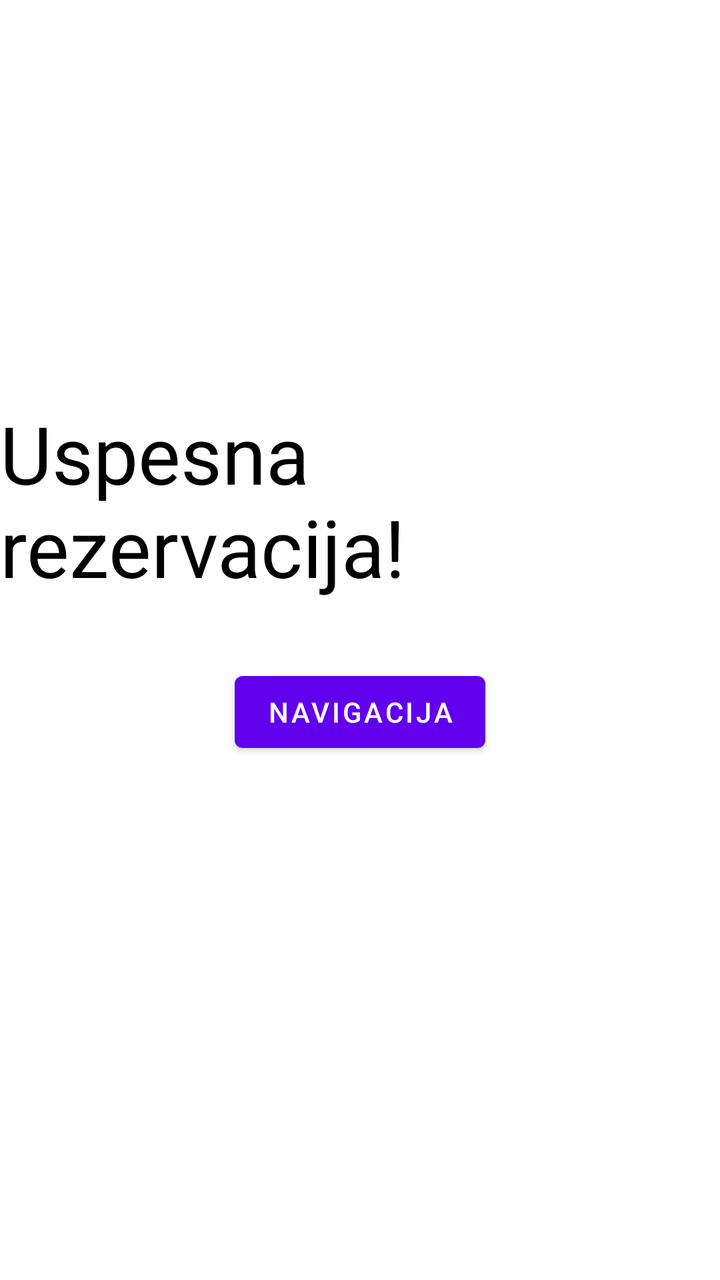
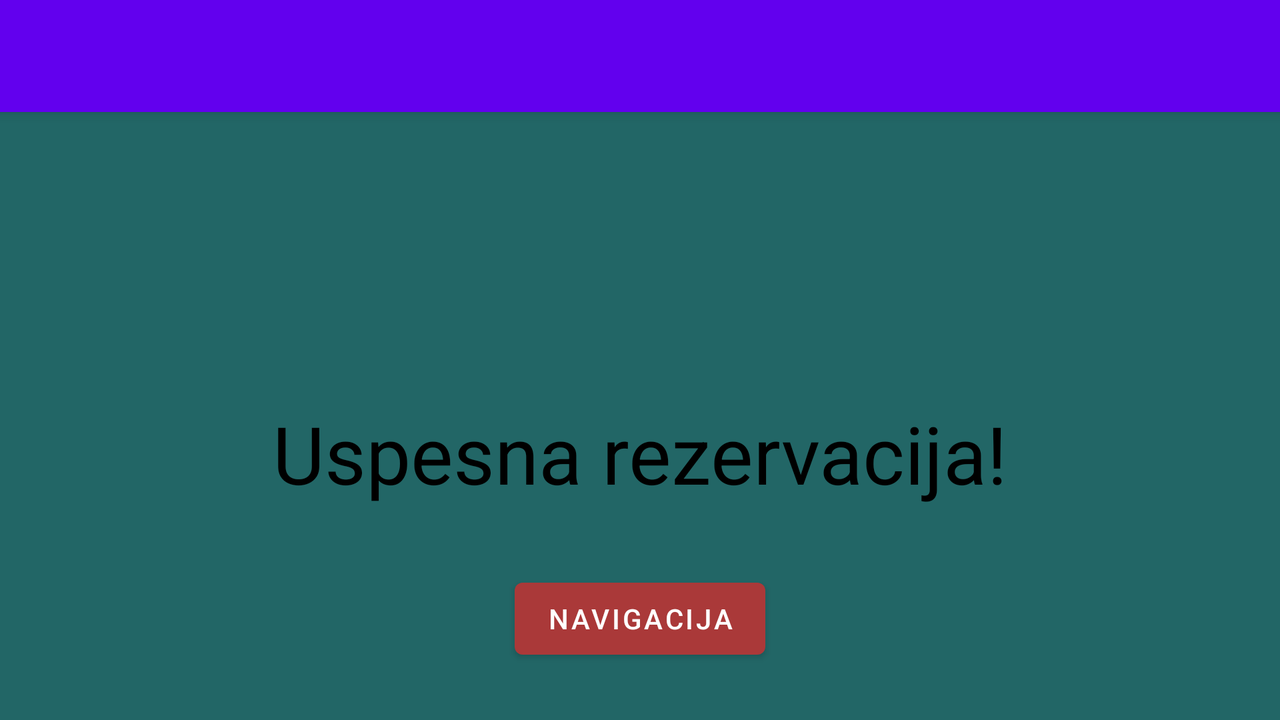

First picture: res/layout/ on a phone held upright. Second picture: the repository's own variant of that layout, on a device whose configuration matches the variant's folder. Source for both follows.
<!-- AndroidManifest.xml: application theme Theme.Lab -->
<!-- res/layout/activity_confirmation.xml -->
<?xml version="1.0" encoding="utf-8"?>
<androidx.constraintlayout.widget.ConstraintLayout xmlns:android="http://schemas.android.com/apk/res/android"
    xmlns:app="http://schemas.android.com/apk/res-auto"
    xmlns:tools="http://schemas.android.com/tools"
    android:layout_width="match_parent"
    android:layout_height="match_parent"
    tools:context=".view.activities.ConfirmationActivity">

    <TextView
        android:id="@+id/textView3"
        android:layout_width="wrap_content"
        android:layout_height="wrap_content"
        android:layout_marginTop="200dp"
        android:text="Uspesna rezervacija!"
        android:textColor="@color/black"
        android:textSize="40sp"
        app:layout_constraintEnd_toEndOf="parent"
        app:layout_constraintStart_toStartOf="parent"
        app:layout_constraintTop_toTopOf="parent" />


    <Button
        android:id="@+id/activity_confirmation_navigation"
        android:layout_width="wrap_content"
        android:layout_height="wrap_content"
        android:layout_marginTop="32dp"
        android:text="Navigacija"
        app:layout_constraintEnd_toEndOf="parent"
        app:layout_constraintStart_toStartOf="parent"
        app:layout_constraintTop_toBottomOf="@+id/textView3" />

</androidx.constraintlayout.widget.ConstraintLayout>
<!-- resources referenced by this layout -->
<resources>
  <style name="Theme.Lab" parent="Theme.MaterialComponents.DayNight.DarkActionBar">
          
          <item name="colorPrimary">@color/purple_500</item>
          <item name="colorPrimaryVariant">@color/purple_700</item>
          <item name="colorOnPrimary">@color/white</item>
          
          <item name="colorSecondary">@color/teal_200</item>
          <item name="colorSecondaryVariant">@color/teal_700</item>
          <item name="colorOnSecondary">@color/black</item>
          
          <item name="android:statusBarColor" tools:targetApi="l">?attr/colorPrimaryVariant</item>
          
      </style>
</resources>
<!-- res/layout-land/activity_confirmation.xml (the repository's variant of the layout above) -->
<!-- drawn on the phone turned sideways -->
<?xml version="1.0" encoding="utf-8"?>
<androidx.constraintlayout.widget.ConstraintLayout xmlns:android="http://schemas.android.com/apk/res/android"
    xmlns:app="http://schemas.android.com/apk/res-auto"
    xmlns:tools="http://schemas.android.com/tools"
    android:layout_width="match_parent"
    android:layout_height="match_parent"
    android:background="#226666"
    tools:context=".view.activities.ConfirmationActivity">
    <androidx.appcompat.widget.Toolbar
        android:id="@+id/my_toolbar"
        android:layout_width="match_parent"
        android:layout_height="?attr/actionBarSize"
        android:background="?attr/colorPrimary"
        android:elevation="4dp"
        android:theme="@style/ThemeOverlay.AppCompat.ActionBar"
        app:layout_constraintTop_toTopOf="parent"
        app:popupTheme="@style/ThemeOverlay.AppCompat.Light" />
    <TextView
        android:id="@+id/textView3"
        android:layout_width="wrap_content"
        android:layout_height="wrap_content"
        android:layout_marginTop="200dp"
        android:text="Uspesna rezervacija!"
        android:textColor="@color/black"
        android:textSize="40sp"
        app:layout_constraintEnd_toEndOf="parent"
        app:layout_constraintStart_toStartOf="parent"
        app:layout_constraintTop_toTopOf="parent" />


    <Button
        android:id="@+id/activity_confirmation_navigation"
        android:layout_width="wrap_content"
        android:layout_height="wrap_content"
        android:layout_marginTop="32dp"
        android:text="Navigacija"
        app:backgroundTint="#AA3939"
        app:layout_constraintEnd_toEndOf="parent"
        app:layout_constraintStart_toStartOf="parent"
        app:layout_constraintTop_toBottomOf="@+id/textView3" />

</androidx.constraintlayout.widget.ConstraintLayout>
